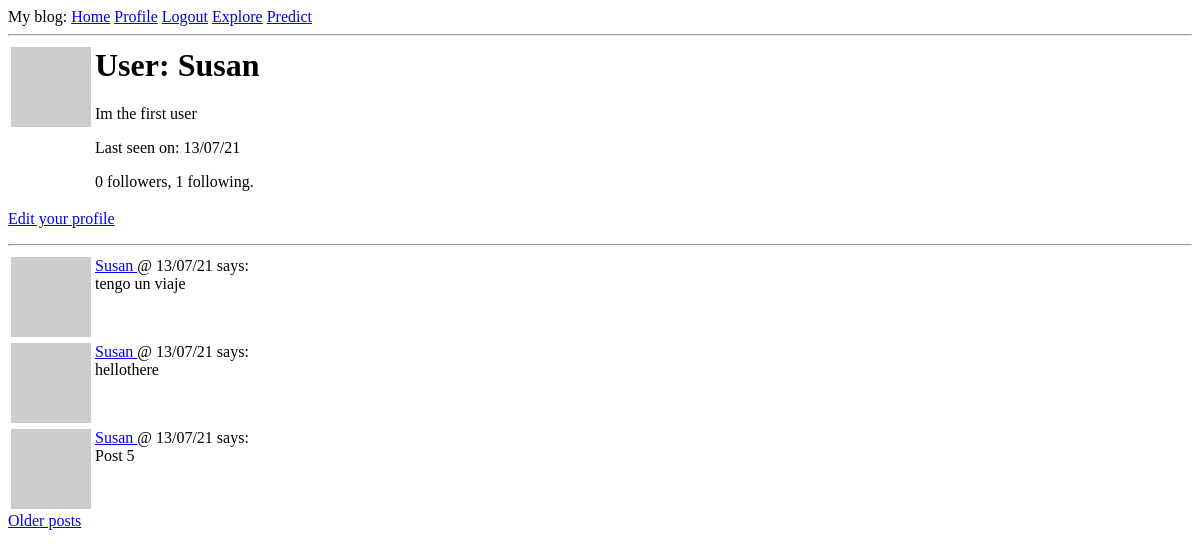
Page /user/Susan (signed in) on the earlier database version.
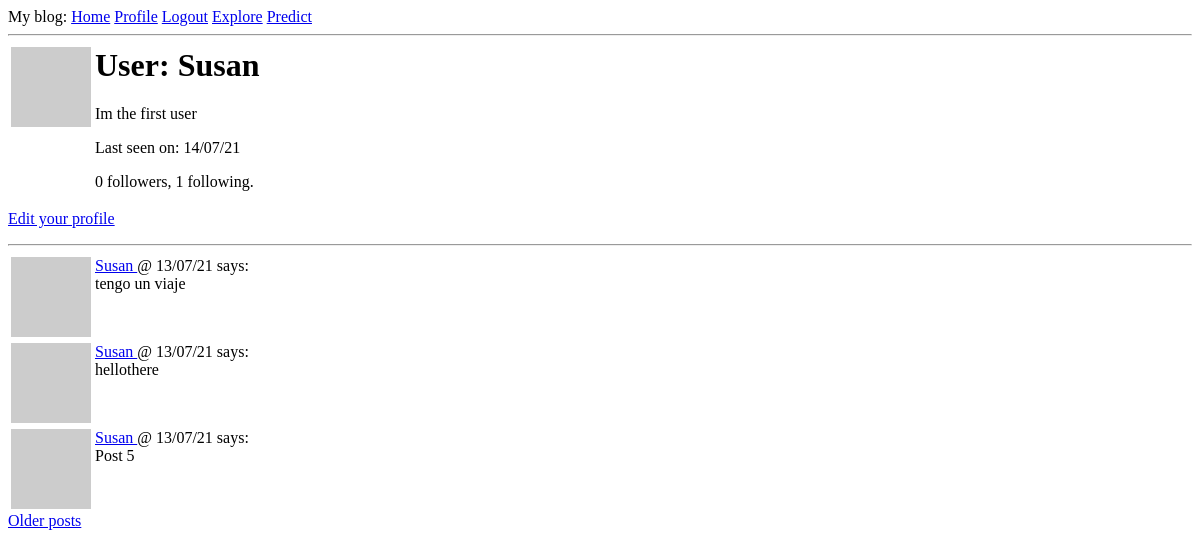
Same page on the later database version.
### web_app/app/models.py (models this page shows, shortened)
class User(UserMixin, db.Model):
    id = db.Column(db.Integer, primary_key=True)
    username = db.Column(db.String(64), index=True, unique=True)
    email = db.Column(db.String(120), index=True, unique=True)
    password_hash = db.Column(db.String(128))
    posts = db.relationship('Post', backref='user', lazy='dynamic')
    about_me = db.Column(db.String(140))
    last_seen = db.Column(db.DateTime, default=datetime.utcnow)
    def avatar(self, size):
        digest = md5(self.email.lower().encode('utf-8')).hexdigest()
        return 'https://www.gravatar.com/avatar/{}?d=identicon&s={}'.format(digest, size)
    followed = db.relationship(
        'User', secondary=followers,
        primaryjoin=(followers.c.follower_id == id),
        secondaryjoin=(followers.c.followed_id == id),
        backref=db.backref('followers', lazy='dynamic'), lazy='dynamic')

class Post(db.Model):
    id = db.Column(db.Integer, primary_key=True)
    body = db.Column(db.String(140))
    timestamp = db.Column(db.DateTime, index=True, default=datetime.utcnow)
    user_id = db.Column(db.Integer, db.ForeignKey('user.id'))

### web_app/app/routes.py (the view)
@app.route('/user/<username>')
@login_required
def user(username):
    user = User.query.filter_by(username=username).first_or_404()
    page = request.args.get('page', 1, type=int)
    posts = user.posts.order_by(Post.timestamp.desc()).paginate(page, Config.POSTS_PER_PAGE, False)
    next_url = url_for('user', username=user.username, page=posts.next_num) if posts.has_next else None
    prev_url = url_for('user', username=user.username, page=posts.prev_num) if posts.has_prev else None
    form = EmptyForm()
    return render_template('user.html', user=user, posts=posts.items, next_url=next_url, prev_url=prev_url, form=form)

### web_app/app/models.py (called while the page is built)
@login.user_loader
def load_user(id):
    return User.query.get(int(id))

### web_app/app/routes.py (called while the page is built)
@app.before_request
def before_request():
    if current_user.is_authenticated:
        current_user.last_seen = datetime.utcnow()
        db.session.commit()

### web_app/app/templates/user.html (shortened to what this page needs)
{% extends "base.html" %}
{% block content %}
    <table>
        <tr valign="top">
            <td><img src="{{ user.avatar(126) }}"></td>
            <td>
                <h1>User: {{ user.username }}</h1>
                {% if user.about_me %}<p>{{ user.about_me }}</p>{% endif %}
                {% if user.last_seen %}<p>Last seen on: {{ user.last_seen.strftime("%d/%m/%y") }}</p>{% endif %}
                <p>{{ user.followers.count() }} followers, {{ user.followed.count() }} following.</p>
            </td>
        </tr>
    </table>
    {% if user == current_user %}
    <p><a href= "{{ url_for('edit_profile') }}">Edit your profile</a></p>
    {% endif %}
    <hr>
        {% for post in posts %}
            {% include '_post.html' %}
        {% endfor %}
        {% if next_url %}
        <a href="{{ next_url }}">Older posts</a>
        {% endif %}
{% endblock %}

### web_app/app/templates/base.html (shortened to what this page needs)
<html>
    <head>
    </head>
    <body>
        <div>
            My blog:
            <a href="{{ url_for('index') }}">Home</a>
            {% if current_user.is_anonymous %}
            <a href="{{ url_for('login') }}">Login</a>
            {% else %}
            <a href="{{ url_for('user', username=current_user.username) }}">Profile</a>
            <a href="{{ url_for('logout') }}">Logout</a>
            {% endif %}
            <a href="{{ url_for('explore') }}">Explore</a>
            <a href="{{ url_for('predict') }}">Predict</a>
        </div>
        <hr>
        {% block content %}{% endblock %}
    </body>
</html>

### web_app/app/templates/_post.html
<table>
    <tr valign="top">
        <td><img src="{{ post.user.avatar(20) }}"></td>
        <td>
            <a href="{{ url_for('user', username=post.user.username) }}">
                {{ post.user.username }}
            </a>
            @ {{ post.timestamp.strftime("%d/%m/%y") }} says: <br> {{ post.body }}
        </td>
    </tr>
</table>

Differences in the rows shown:
changed User "Susan": last_seen "13/07/21" → "14/07/21"
